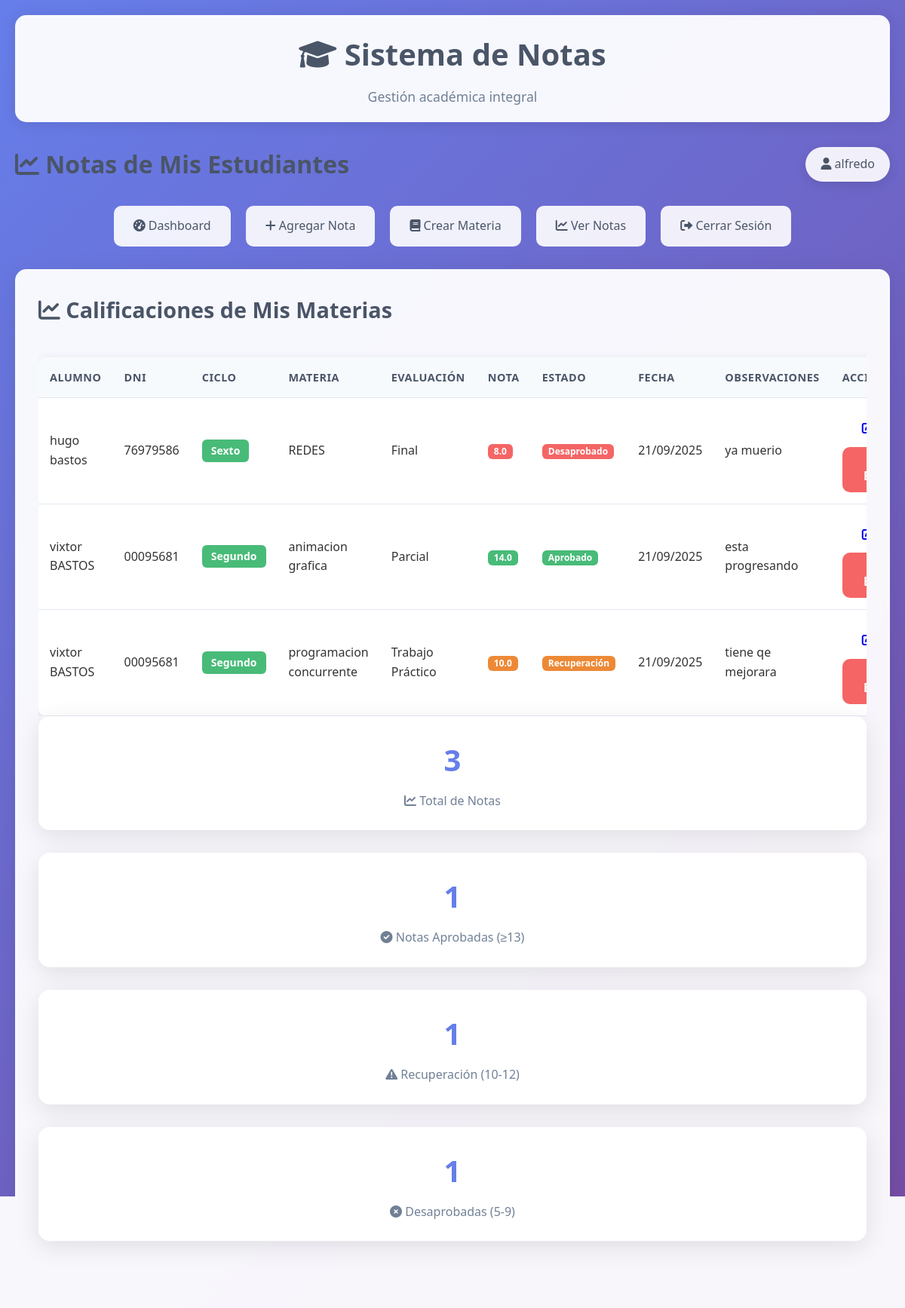
/docente/ver_notas (signed in), run on the app's committed database.
### app.py (models this page shows)
class Nota(db.Model):
    id = db.Column(db.Integer, primary_key=True)
    alumno_id = db.Column(db.Integer, db.ForeignKey('alumno.id'), nullable=False)
    materia_id = db.Column(db.Integer, db.ForeignKey('materia.id'), nullable=False)
    nota = db.Column(db.Float, nullable=False)
    tipo_evaluacion = db.Column(db.String(50), nullable=False)  # 'parcial', 'final', 'trabajo', etc.
    fecha = db.Column(db.DateTime, default=datetime.utcnow)
    observaciones = db.Column(db.Text)
    alumno = db.relationship('Alumno', backref=db.backref('notas', lazy=True))
    materia = db.relationship('Materia', backref=db.backref('notas', lazy=True))

class Alumno(db.Model):
    id = db.Column(db.Integer, primary_key=True)
    dni = db.Column(db.String(20), unique=True, nullable=False)
    nombre = db.Column(db.String(100), nullable=False)
    apellido = db.Column(db.String(100), nullable=False)
    email = db.Column(db.String(120))
    telefono = db.Column(db.String(20))
    fecha_nacimiento = db.Column(db.Date)
    ciclo = db.Column(db.String(20), nullable=False)  # primero, segundo, tercero, cuarto, quinto, sexto
    fecha_registro = db.Column(db.DateTime, default=datetime.utcnow)

class Materia(db.Model):
    id = db.Column(db.Integer, primary_key=True)
    nombre = db.Column(db.String(100), nullable=False)
    codigo = db.Column(db.String(20), unique=True, nullable=False)
    docente_id = db.Column(db.Integer, db.ForeignKey('usuario.id'), nullable=False)
    docente = db.relationship('Usuario', backref=db.backref('materias', lazy=True))

### app.py (the view)
@app.route('/docente/ver_notas')
def docente_ver_notas():
    if not session.get('user_id') or session.get('tipo') != 'docente':
        return redirect(url_for('login'))
    docente_id = session['user_id']
    notas = db.session.query(Nota, Alumno, Materia).join(Alumno).join(Materia).filter(Materia.docente_id == docente_id).order_by(Nota.fecha.desc()).all()
    return render_template('docente/ver_notas.html', notas=notas)

### app.py (called while the page is built)
@app.context_processor
def inject_flash_cleanup():
    return dict()

### templates/docente/ver_notas.html (shortened to what this page needs)
{% extends "base.html" %}
{% block content %}
<div class="dashboard-header">
    <h1 class="dashboard-title"><i class="fas fa-chart-line"></i> Notas de Mis Estudiantes</h1>
    <div class="user-info">
        <span><i class="fas fa-user"></i> {{ session.username }}</span>
    </div>
</div>
<div class="nav" id="navMenu">
    <a href="{{ url_for('docente_dashboard') }}" onclick="closeMenu()">
        <i class="fas fa-tachometer-alt"></i> Dashboard
    </a>
    <a href="{{ url_for('agregar_nota') }}" onclick="closeMenu()">
        <i class="fas fa-plus"></i> Agregar Nota
    </a>
    <a href="{{ url_for('crear_materia') }}" onclick="closeMenu()">
        <i class="fas fa-book"></i> Crear Materia
    </a>
    <a href="{{ url_for('docente_ver_notas') }}" onclick="closeMenu()">
        <i class="fas fa-chart-line"></i> Ver Notas
    </a>
    <a href="{{ url_for('logout') }}" onclick="closeMenu()" class="nav-logout">
        <i class="fas fa-sign-out-alt"></i> Cerrar Sesión
    </a>
</div>
<div class="card">
    <h2><i class="fas fa-chart-line"></i> Calificaciones de Mis Materias</h2>
    {% if notas %}
    <div class="table-responsive">
        <table class="table">
            <thead>
                <tr>
                    <th>Alumno</th>
                    <th>DNI</th>
                    <th>Ciclo</th>
                    <th>Materia</th>
                    <th>Evaluación</th>
                    <th>Nota</th>
                    <th>Estado</th>
                    <th>Fecha</th>
                    <th>Observaciones</th>
                    <th>Acciones</th>
                </tr>
            </thead>
            <tbody>
                {% for nota, alumno, materia in notas %}
                <tr>
                    <td>{{ alumno.nombre }} {{ alumno.apellido }}</td>
                    <td>{{ alumno.dni }}</td>
                    <td>
                        <span class="badge badge-success" style="font-size: 14px; padding: 8px 12px;">
                            {{ alumno.ciclo.title() if alumno.ciclo else 'Sin ciclo' }}
                        </span>
                    </td>
                    <td>{{ materia.nombre }}</td>
                    <td>{{ nota.tipo_evaluacion }}</td>
                    <td>
                        <span class="badge badge-{{ 'success' if nota.nota >= 13 else 'warning' if nota.nota >= 10 else 'danger' }}">
                            {{ nota.nota }}
                        </span>
                    </td>
                    <td>
                        <span class="badge badge-{{ 'success' if nota.nota >= 13 else 'warning' if nota.nota >= 10 else 'danger' }}">
                            {% if nota.nota >= 13 %}
                                Aprobado
                            {% elif nota.nota >= 10 %}
                                Recuperación
                            {% else %}
                                Desaprobado
                            {% endif %}
                        </span>
                    </td>
                    <td>{{ nota.fecha.strftime('%d/%m/%Y') }}</td>
                    <td>{{ nota.observaciones or '-' }}</td>
                    <td>
                        <a href="{{ url_for('editar_nota', nota_id=nota.id) }}" class="btn btn-warning btn-sm">
                            <i class="fas fa-edit"></i> Editar
                        </a>
                        <button type="button" class="btn btn-danger btn-sm" onclick="confirmarEliminar('{{ nota.id }}')">
                        </button>
                    </td>
                </tr>
                {% endfor %}
            </tbody>
        </table>
    </div>
    <div class="stats-summary">
        <div class="grid grid-4">
            <div class="stats-card">
                <h3>{{ notas|length }}</h3>
                <p><i class="fas fa-chart-line"></i> Total de Notas</p>
            </div>
            <div class="stats-card">
                <h3>{{ notas|selectattr('0.nota', 'ge', 13)|list|length }}</h3>
                <p><i class="fas fa-check-circle"></i> Notas Aprobadas (≥13)</p>
            </div>
            <div class="stats-card">
                <h3>{{ notas|selectattr('0.nota', 'ge', 10)|selectattr('0.nota', 'lt', 13)|list|length }}</h3>
                <p><i class="fas fa-exclamation-triangle"></i> Recuperación (10-12)</p>
            </div>
            <div class="stats-card">
                <h3>{{ notas|selectattr('0.nota', 'ge', 5)|selectattr('0.nota', 'lt', 10)|list|length }}</h3>
                <p><i class="fas fa-times-circle"></i> Desaprobadas (5-9)</p>
            </div>
        </div>
    </div>
    {% else %}
    <div class="alert alert-info">
        <i class="fas fa-info-circle"></i>
        No hay notas registradas para tus materias.
    </div>
    {% endif %}
</div>
{% endblock %}

### static/css/style.css (style rules this page uses)
* { margin: 0; padding: 0; box-sizing: border-box; }
body { font-family: 'Segoe UI', Tahoma, Geneva, Verdana, sans-serif; line-height: 1.6; color: #333; background: linear-gradient(135deg, #667eea 0%, #764ba2 100%); min-height: 100vh; }
.card { background: rgba(255, 255, 255, 0.95); backdrop-filter: blur(10px); border-radius: 15px; padding: 30px; margin-bottom: 30px; box-shadow: 0 8px 32px rgba(0, 0, 0, 0.1); border: 1px solid rgba(255, 255, 255, 0.2); }
.card h2 { color: #4a5568; margin-bottom: 20px; font-size: 1.8rem; font-weight: 600; }
.btn { display: inline-block; padding: 12px 24px; border: none; border-radius: 10px; font-size: 1rem; font-weight: 600; text-decoration: none; text-align: center; cursor: pointer; transition: all 0.3s ease; min-width: 120px; }
.btn-danger { background: #f56565; color: white; }
.nav { display: flex; justify-content: center; gap: 20px; margin-bottom: 30px; flex-wrap: wrap; }
.nav a { padding: 12px 24px; background: rgba(255, 255, 255, 0.9); color: #4a5568; text-decoration: none; border-radius: 10px; font-weight: 500; transition: all 0.3s ease; border: 2px solid transparent; }
.table { width: 100%; border-collapse: collapse; margin-top: 20px; background: white; border-radius: 10px; overflow: hidden; box-shadow: 0 4px 15px rgba(0, 0, 0, 0.1); }
.table th, .table td { padding: 15px; text-align: left; border-bottom: 1px solid #e2e8f0; }
.table th { background: #f7fafc; color: #4a5568; font-weight: 600; font-size: 0.9rem; text-transform: uppercase; letter-spacing: 0.5px; }
.grid { display: grid; gap: 30px; margin-bottom: 30px; }
.stats-card { background: rgba(255, 255, 255, 0.95); backdrop-filter: blur(10px); border-radius: 15px; padding: 25px; text-align: center; box-shadow: 0 8px 32px rgba(0, 0, 0, 0.1); border: 1px solid rgba(255, 255, 255, 0.2); }
.stats-card h3 { font-size: 2.5rem; color: #667eea; margin-bottom: 10px; font-weight: 700; }
.stats-card p { color: #718096; font-size: 1rem; font-weight: 500; }
.dashboard-header { display: flex; justify-content: space-between; align-items: center; margin-bottom: 30px; flex-wrap: wrap; gap: 20px; }
.dashboard-title { color: #4a5568; font-size: 2rem; font-weight: 700; }
.user-info { display: flex; align-items: center; gap: 15px; background: rgba(255, 255, 255, 0.9); padding: 10px 20px; border-radius: 25px; box-shadow: 0 4px 15px rgba(0, 0, 0, 0.1); }
.user-info span { color: #4a5568; font-weight: 500; }
.card { animation: fadeIn 0.6s ease-out; }
.badge { display: inline-block; padding: 4px 8px; font-size: 0.75rem; font-weight: 600; line-height: 1; text-align: center; white-space: nowrap; vertical-align: baseline; border-radius: 6px; color: white; }
.badge-success { background-color: #48bb78; }
.badge-warning { background-color: #ed8936; }
.badge-danger { background-color: #f56565; }
.table-responsive { overflow-x: auto; -webkit-overflow-scrolling: touch; }

### data on the page
Nota: nombre "hugo", apellido "bastos", dni "76979586", ciclo "Sexto", nombre "REDES", tipo_evaluacion "Final", nota "8.0", shows "Desaprobado", fecha "21/09/2025", observaciones "ya muerio"
Nota: nombre "vixtor", apellido "BASTOS", dni "00095681", ciclo "Segundo", nombre "animacion grafica", tipo_evaluacion "Parcial", nota "14.0", shows "Aprobado", fecha "21/09/2025", observaciones "esta progresando"
Nota: nombre "vixtor", apellido "BASTOS", dni "00095681", ciclo "Segundo", nombre "programacion concurrente", tipo_evaluacion "Trabajo Práctico", nota "10.0", shows "Recuperación", fecha "21/09/2025", observaciones "tiene qe mejorara"

### other printed values
{{ session.username }} "alfredo"
{{ notas|length }} "3"
{{ notas|selectattr('0.nota', 'ge', 13)|list|length }} "1"
